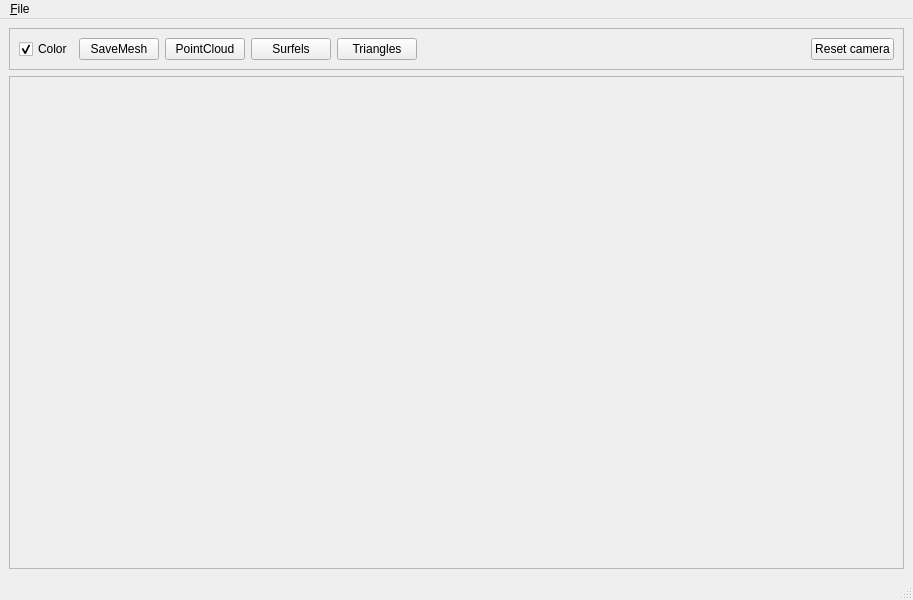
<?xml version="1.0" encoding="UTF-8"?>
<ui version="4.0">
 <class>View3DWindow</class>
 <widget class="QMainWindow" name="View3DWindow">
  <property name="geometry">
   <rect>
    <x>0</x>
    <y>0</y>
    <width>913</width>
    <height>600</height>
   </rect>
  </property>
  <property name="windowTitle">
   <string>3D View</string>
  </property>
  <widget class="QWidget" name="centralwidget">
   <layout class="QVBoxLayout" name="verticalLayout">
    <item>
     <widget class="QFrame" name="frame">
      <property name="sizePolicy">
       <sizepolicy hsizetype="Preferred" vsizetype="Fixed">
        <horstretch>0</horstretch>
        <verstretch>0</verstretch>
       </sizepolicy>
      </property>
      <property name="frameShape">
       <enum>QFrame::StyledPanel</enum>
      </property>
      <property name="frameShadow">
       <enum>QFrame::Raised</enum>
      </property>
      <layout class="QHBoxLayout" name="horizontalLayout">
       <item>
        <widget class="QCheckBox" name="colorMappingCheckBox">
         <property name="text">
          <string>Color</string>
         </property>
         <property name="checked">
          <bool>true</bool>
         </property>
        </widget>
       </item>
       <item>
        <widget class="QPushButton" name="saveMeshPushButton">
         <property name="text">
          <string>SaveMesh</string>
         </property>
        </widget>
       </item>
       <item>
        <widget class="QPushButton" name="pointCloudPushButton">
         <property name="text">
          <string>PointCloud</string>
         </property>
        </widget>
       </item>
       <item>
        <widget class="QPushButton" name="surfelsPushButton">
         <property name="text">
          <string>Surfels</string>
         </property>
        </widget>
       </item>
       <item>
        <widget class="QPushButton" name="trianglePushButton">
         <property name="text">
          <string>Triangles</string>
         </property>
        </widget>
       </item>
       <item>
        <spacer name="horizontalSpacer">
         <property name="orientation">
          <enum>Qt::Horizontal</enum>
         </property>
         <property name="sizeHint" stdset="0">
          <size>
           <width>40</width>
           <height>20</height>
          </size>
         </property>
        </spacer>
       </item>
       <item>
        <widget class="QPushButton" name="resetCamera">
         <property name="text">
          <string>Reset camera</string>
         </property>
        </widget>
       </item>
      </layout>
     </widget>
    </item>
    <item>
     <widget class="QFrame" name="frame_2">
      <property name="frameShape">
       <enum>QFrame::StyledPanel</enum>
      </property>
      <property name="frameShadow">
       <enum>QFrame::Raised</enum>
      </property>
      <layout class="QHBoxLayout" name="horizontalLayout_2">
       <item>
        <widget class="ntk::MeshViewer" name="mesh_view" native="true">
         <property name="minimumSize">
          <size>
           <width>875</width>
           <height>468</height>
          </size>
         </property>
        </widget>
       </item>
      </layout>
     </widget>
    </item>
   </layout>
  </widget>
  <widget class="QMenuBar" name="menubar">
   <property name="geometry">
    <rect>
     <x>0</x>
     <y>0</y>
     <width>913</width>
     <height>21</height>
    </rect>
   </property>
   <widget class="QMenu" name="menu_File">
    <property name="title">
     <string>&amp;File</string>
    </property>
   </widget>
   <addaction name="menu_File"/>
  </widget>
  <widget class="QStatusBar" name="statusbar"/>
 </widget>
 <customwidgets>
  <customwidget>
   <class>ntk::MeshViewer</class>
   <extends>QWidget</extends>
   <header location="global">ntk/mesh/mesh_viewer.h</header>
   <container>1</container>
  </customwidget>
 </customwidgets>
 <resources/>
 <connections/>
</ui>
